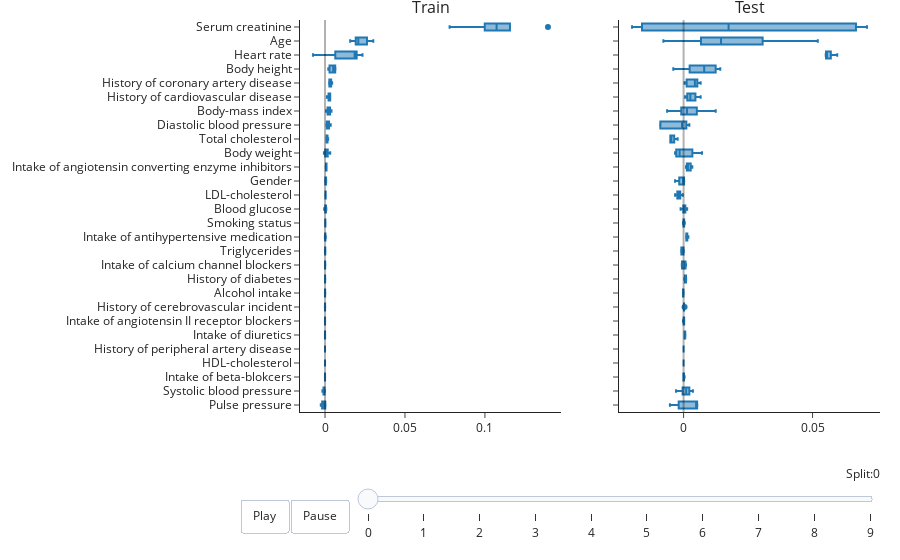
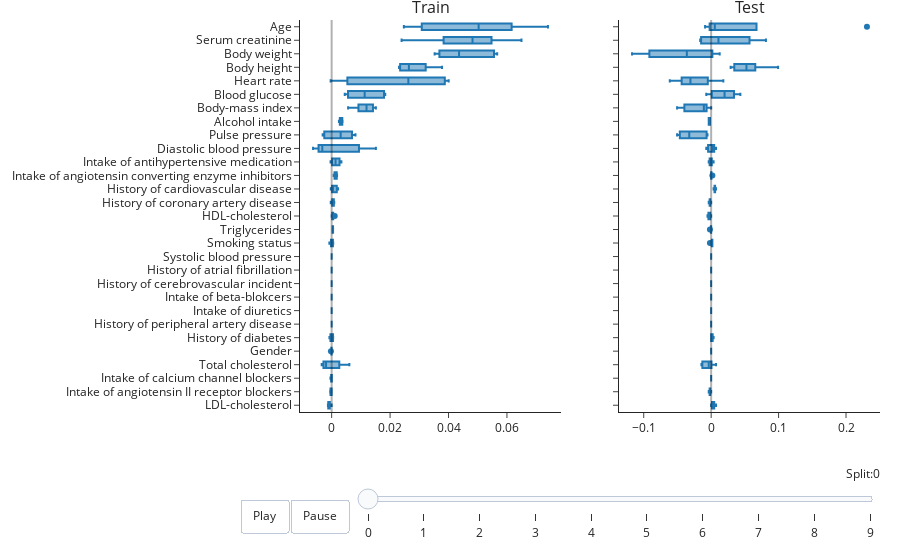
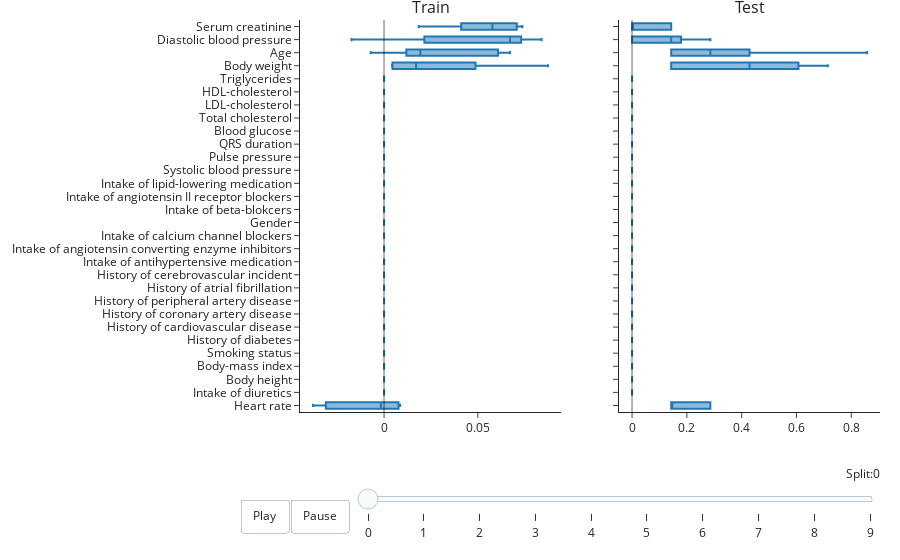
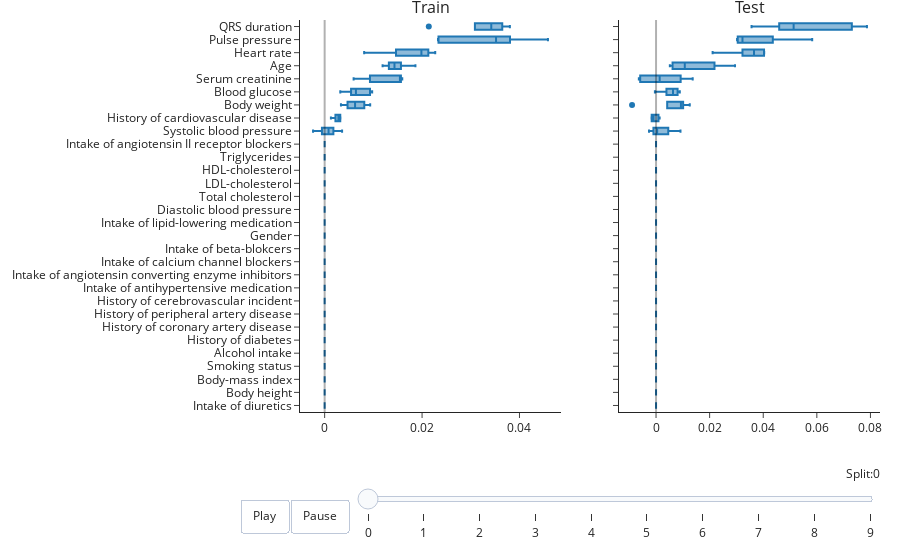

The cell these charts' notebook holds for them, in order:
### Code cell
COXNET_10_FOLD = '27253d3ffacc4a2a9d38e51c7628e730'
display_run_info(COXNET_10_FOLD)
feature_importance_iterations(load_subrun_results(COXNET_10_FOLD).items())

### Figure 1 — Plotly figure (JSON) as saved in the notebook; plotly's stock layout.template omitted (floating-point values rounded to 4 significant figures; data arrays with more than 128 entries replaced by an {"elided": "..."} marker saying what was removed)
{"data": [{"alignmentgroup": "True", "hovertemplate": "value=%{x}<br>variable=%{y}<extra></extra>", "legendgroup": "", "marker": {"color": "#1F77B4"}, "name": "", "notched": false, "offsetgroup": "", "orientation": "h", "showlegend": false, "type": "box", "x": {"elided": "140 float values"}, "x0": " ", "xaxis": "x", "y": {"elided": "140 str values"}, "y0": " ", "yaxis": "y"}, {"alignmentgroup": "True", "hovertemplate": "value=%{x}<br>variable=%{y}<extra></extra>", "legendgroup": "", "marker": {"color": "#1F77B4"}, "name": "", "notched": false, "offsetgroup": "", "orientation": "h", "showlegend": false, "type": "box", "x": {"elided": "140 float values"}, "x0": " ", "xaxis": "x2", "y": {"elided": "140 str values"}, "y0": " ", "yaxis": "y2"}], "layout": {"annotations": [{"font": {"size": 16}, "showarrow": false, "text": "Train", "x": 0.225, "xanchor": "center", "xref": "paper", "y": 1, "yanchor": "bottom", "yref": "paper"}, {"font": {"size": 16}, "showarrow": false, "text": "Test", "x": 0.775, "xanchor": "center", "xref": "paper", "y": 1, "yanchor": "bottom", "yref": "paper"}], "margin": {"b": 20, "l": 20, "r": 20, "t": 20}, "shapes": [{"line": {"width": 2}, "opacity": 0.3, "type": "line", "x0": 0, "x1": 0, "xref": "x", "y0": 0, "y1": 1, "yref": "y domain"}, {"line": {"width": 2}, "opacity": 0.3, "type": "line", "x0": 0, "x1": 0, "xref": "x2", "y0": 0, "y1": 1, "yref": "y2 domain"}], "sliders": [{"active": 0, "currentvalue": {"prefix": "Split:", "visible": true, "xanchor": "right"}, "len": 0.9, "pad": {"b": 10, "t": 50}, "steps": [{"args": [["0"], {"frame": {"duration": 300}, "mode": "immediate", "transition": {"duration": 300}}], "label": "0", "method": "animate"}, {"args": [["1"], {"frame": {"duration": 300}, "mode": "immediate", "transition": {"duration": 300}}], "label": "1", "method": "animate"}, {"args": [["2"], {"frame": {"duration": 300}, "mode": "immediate", "transition": {"duration": 300}}], "label": "2", "method": "animate"}, {"args": [["3"], {"frame": {"duration": 300}, "mode": "immediate", "transition": {"duration": 300}}], "label": "3", "method": "animate"}, {"args": [["4"], {"frame": {"duration": 300}, "mode": "immediate", "transition": {"duration": 300}}], "label": "4", "method": "animate"}, {"args": [["5"], {"frame": {"duration": 300}, "mode": "immediate", "transition": {"duration": 300}}], "label": "5", "method": "animate"}, {"args": [["6"], {"frame": {"duration": 300}, "mode": "immediate", "transition": {"duration": 300}}], "label": "6", "method": "animate"}, {"args": [["7"], {"frame": {"duration": 300}, "mode": "immediate", "transition": {"duration": 300}}], "label": "7", "method": "animate"}, {"args": [["8"], {"frame": {"duration": 300}, "mode": "immediate", "transition": {"duration": 300}}], "label": "8", "method": "animate"}, {"args": [["9"], {"frame": {"duration": 300}, "mode": "immediate", "transition": {"duration": 300}}], "label": "9", "method": "animate"}], "transition": {"duration": 300, "easing": "cubic-in-out"}, "x": 0.1, "xanchor": "left", "y": 0, "yanchor": "top"}], "updatemenus": [{"buttons": [{"args": [null, {"frame": {"duration": 500, "redraw": true}, "fromcurrent": true, "transition": {"duration": 300, "easing": "quadratic-in-out"}}], "label": "Play", "method": "animate"}, {"args": [[null], {"frame": {"duration": 0, "redraw": true}, "mode": "immediate", "transition": {"duration": 0}}], "label": "Pause", "method": "animate"}], "direction": "left", "pad": {"r": 10, "t": 87}, "showactive": false, "type": "buttons", "x": 0.1, "xanchor": "right", "y": 0, "yanchor": "top"}], "xaxis": {"anchor": "y", "domain": [0, 0.45]}, "xaxis2": {"anchor": "y2", "domain": [0.55, 1]}, "yaxis": {"anchor": "x", "domain": [0, 1], "tickmode": "linear"}, "yaxis2": {"anchor": "x2", "domain": [0, 1], "matches": "y", "showticklabels": false, "tickmode": "linear"}}}

### Figure 2 — Plotly figure (JSON) as saved in the notebook; plotly's stock layout.template omitted (floating-point values rounded to 4 significant figures; data arrays with more than 128 entries replaced by an {"elided": "..."} marker saying what was removed)
{"data": [{"alignmentgroup": "True", "hovertemplate": "value=%{x}<br>variable=%{y}<extra></extra>", "legendgroup": "", "marker": {"color": "#1F77B4"}, "name": "", "notched": false, "offsetgroup": "", "orientation": "h", "showlegend": false, "type": "box", "x": {"elided": "145 float values"}, "x0": " ", "xaxis": "x", "y": {"elided": "145 str values"}, "y0": " ", "yaxis": "y"}, {"alignmentgroup": "True", "hovertemplate": "value=%{x}<br>variable=%{y}<extra></extra>", "legendgroup": "", "marker": {"color": "#1F77B4"}, "name": "", "notched": false, "offsetgroup": "", "orientation": "h", "showlegend": false, "type": "box", "x": {"elided": "145 float values"}, "x0": " ", "xaxis": "x2", "y": {"elided": "145 str values"}, "y0": " ", "yaxis": "y2"}], "layout": {"annotations": [{"font": {"size": 16}, "showarrow": false, "text": "Train", "x": 0.225, "xanchor": "center", "xref": "paper", "y": 1, "yanchor": "bottom", "yref": "paper"}, {"font": {"size": 16}, "showarrow": false, "text": "Test", "x": 0.775, "xanchor": "center", "xref": "paper", "y": 1, "yanchor": "bottom", "yref": "paper"}], "margin": {"b": 20, "l": 20, "r": 20, "t": 20}, "shapes": [{"line": {"width": 2}, "opacity": 0.3, "type": "line", "x0": 0, "x1": 0, "xref": "x", "y0": 0, "y1": 1, "yref": "y domain"}, {"line": {"width": 2}, "opacity": 0.3, "type": "line", "x0": 0, "x1": 0, "xref": "x2", "y0": 0, "y1": 1, "yref": "y2 domain"}], "sliders": [{"active": 0, "currentvalue": {"prefix": "Split:", "visible": true, "xanchor": "right"}, "len": 0.9, "pad": {"b": 10, "t": 50}, "steps": [{"args": [["0"], {"frame": {"duration": 300}, "mode": "immediate", "transition": {"duration": 300}}], "label": "0", "method": "animate"}, {"args": [["1"], {"frame": {"duration": 300}, "mode": "immediate", "transition": {"duration": 300}}], "label": "1", "method": "animate"}, {"args": [["2"], {"frame": {"duration": 300}, "mode": "immediate", "transition": {"duration": 300}}], "label": "2", "method": "animate"}, {"args": [["3"], {"frame": {"duration": 300}, "mode": "immediate", "transition": {"duration": 300}}], "label": "3", "method": "animate"}, {"args": [["4"], {"frame": {"duration": 300}, "mode": "immediate", "transition": {"duration": 300}}], "label": "4", "method": "animate"}, {"args": [["5"], {"frame": {"duration": 300}, "mode": "immediate", "transition": {"duration": 300}}], "label": "5", "method": "animate"}, {"args": [["6"], {"frame": {"duration": 300}, "mode": "immediate", "transition": {"duration": 300}}], "label": "6", "method": "animate"}, {"args": [["7"], {"frame": {"duration": 300}, "mode": "immediate", "transition": {"duration": 300}}], "label": "7", "method": "animate"}, {"args": [["8"], {"frame": {"duration": 300}, "mode": "immediate", "transition": {"duration": 300}}], "label": "8", "method": "animate"}, {"args": [["9"], {"frame": {"duration": 300}, "mode": "immediate", "transition": {"duration": 300}}], "label": "9", "method": "animate"}], "transition": {"duration": 300, "easing": "cubic-in-out"}, "x": 0.1, "xanchor": "left", "y": 0, "yanchor": "top"}], "updatemenus": [{"buttons": [{"args": [null, {"frame": {"duration": 500, "redraw": true}, "fromcurrent": true, "transition": {"duration": 300, "easing": "quadratic-in-out"}}], "label": "Play", "method": "animate"}, {"args": [[null], {"frame": {"duration": 0, "redraw": true}, "mode": "immediate", "transition": {"duration": 0}}], "label": "Pause", "method": "animate"}], "direction": "left", "pad": {"r": 10, "t": 87}, "showactive": false, "type": "buttons", "x": 0.1, "xanchor": "right", "y": 0, "yanchor": "top"}], "xaxis": {"anchor": "y", "domain": [0, 0.45]}, "xaxis2": {"anchor": "y2", "domain": [0.55, 1]}, "yaxis": {"anchor": "x", "domain": [0, 1], "tickmode": "linear"}, "yaxis2": {"anchor": "x2", "domain": [0, 1], "matches": "y", "showticklabels": false, "tickmode": "linear"}}}

### Figure 3 — Plotly figure (JSON) as saved in the notebook; plotly's stock layout.template omitted (floating-point values rounded to 4 significant figures; data arrays with more than 128 entries replaced by an {"elided": "..."} marker saying what was removed)
{"data": [{"alignmentgroup": "True", "hovertemplate": "value=%{x}<br>variable=%{y}<extra></extra>", "legendgroup": "", "marker": {"color": "#1F77B4"}, "name": "", "notched": false, "offsetgroup": "", "orientation": "h", "showlegend": false, "type": "box", "x": {"elided": "150 float values"}, "x0": " ", "xaxis": "x", "y": {"elided": "150 str values"}, "y0": " ", "yaxis": "y"}, {"alignmentgroup": "True", "hovertemplate": "value=%{x}<br>variable=%{y}<extra></extra>", "legendgroup": "", "marker": {"color": "#1F77B4"}, "name": "", "notched": false, "offsetgroup": "", "orientation": "h", "showlegend": false, "type": "box", "x": {"elided": "150 float values"}, "x0": " ", "xaxis": "x2", "y": {"elided": "150 str values"}, "y0": " ", "yaxis": "y2"}], "layout": {"annotations": [{"font": {"size": 16}, "showarrow": false, "text": "Train", "x": 0.225, "xanchor": "center", "xref": "paper", "y": 1, "yanchor": "bottom", "yref": "paper"}, {"font": {"size": 16}, "showarrow": false, "text": "Test", "x": 0.775, "xanchor": "center", "xref": "paper", "y": 1, "yanchor": "bottom", "yref": "paper"}], "margin": {"b": 20, "l": 20, "r": 20, "t": 20}, "shapes": [{"line": {"width": 2}, "opacity": 0.3, "type": "line", "x0": 0, "x1": 0, "xref": "x", "y0": 0, "y1": 1, "yref": "y domain"}, {"line": {"width": 2}, "opacity": 0.3, "type": "line", "x0": 0, "x1": 0, "xref": "x2", "y0": 0, "y1": 1, "yref": "y2 domain"}], "sliders": [{"active": 0, "currentvalue": {"prefix": "Split:", "visible": true, "xanchor": "right"}, "len": 0.9, "pad": {"b": 10, "t": 50}, "steps": [{"args": [["0"], {"frame": {"duration": 300}, "mode": "immediate", "transition": {"duration": 300}}], "label": "0", "method": "animate"}, {"args": [["1"], {"frame": {"duration": 300}, "mode": "immediate", "transition": {"duration": 300}}], "label": "1", "method": "animate"}, {"args": [["2"], {"frame": {"duration": 300}, "mode": "immediate", "transition": {"duration": 300}}], "label": "2", "method": "animate"}, {"args": [["3"], {"frame": {"duration": 300}, "mode": "immediate", "transition": {"duration": 300}}], "label": "3", "method": "animate"}, {"args": [["4"], {"frame": {"duration": 300}, "mode": "immediate", "transition": {"duration": 300}}], "label": "4", "method": "animate"}, {"args": [["5"], {"frame": {"duration": 300}, "mode": "immediate", "transition": {"duration": 300}}], "label": "5", "method": "animate"}, {"args": [["6"], {"frame": {"duration": 300}, "mode": "immediate", "transition": {"duration": 300}}], "label": "6", "method": "animate"}, {"args": [["7"], {"frame": {"duration": 300}, "mode": "immediate", "transition": {"duration": 300}}], "label": "7", "method": "animate"}, {"args": [["8"], {"frame": {"duration": 300}, "mode": "immediate", "transition": {"duration": 300}}], "label": "8", "method": "animate"}, {"args": [["9"], {"frame": {"duration": 300}, "mode": "immediate", "transition": {"duration": 300}}], "label": "9", "method": "animate"}], "transition": {"duration": 300, "easing": "cubic-in-out"}, "x": 0.1, "xanchor": "left", "y": 0, "yanchor": "top"}], "updatemenus": [{"buttons": [{"args": [null, {"frame": {"duration": 500, "redraw": true}, "fromcurrent": true, "transition": {"duration": 300, "easing": "quadratic-in-out"}}], "label": "Play", "method": "animate"}, {"args": [[null], {"frame": {"duration": 0, "redraw": true}, "mode": "immediate", "transition": {"duration": 0}}], "label": "Pause", "method": "animate"}], "direction": "left", "pad": {"r": 10, "t": 87}, "showactive": false, "type": "buttons", "x": 0.1, "xanchor": "right", "y": 0, "yanchor": "top"}], "xaxis": {"anchor": "y", "domain": [0, 0.45]}, "xaxis2": {"anchor": "y2", "domain": [0.55, 1]}, "yaxis": {"anchor": "x", "domain": [0, 1], "tickmode": "linear"}, "yaxis2": {"anchor": "x2", "domain": [0, 1], "matches": "y", "showticklabels": false, "tickmode": "linear"}}}

### Figure 4 — Plotly figure (JSON) as saved in the notebook; plotly's stock layout.template omitted (floating-point values rounded to 4 significant figures; data arrays with more than 128 entries replaced by an {"elided": "..."} marker saying what was removed)
{"data": [{"alignmentgroup": "True", "hovertemplate": "value=%{x}<br>variable=%{y}<extra></extra>", "legendgroup": "", "marker": {"color": "#1F77B4"}, "name": "", "notched": false, "offsetgroup": "", "orientation": "h", "showlegend": false, "type": "box", "x": {"elided": "150 float values"}, "x0": " ", "xaxis": "x", "y": {"elided": "150 str values"}, "y0": " ", "yaxis": "y"}, {"alignmentgroup": "True", "hovertemplate": "value=%{x}<br>variable=%{y}<extra></extra>", "legendgroup": "", "marker": {"color": "#1F77B4"}, "name": "", "notched": false, "offsetgroup": "", "orientation": "h", "showlegend": false, "type": "box", "x": {"elided": "150 float values"}, "x0": " ", "xaxis": "x2", "y": {"elided": "150 str values"}, "y0": " ", "yaxis": "y2"}], "layout": {"annotations": [{"font": {"size": 16}, "showarrow": false, "text": "Train", "x": 0.225, "xanchor": "center", "xref": "paper", "y": 1, "yanchor": "bottom", "yref": "paper"}, {"font": {"size": 16}, "showarrow": false, "text": "Test", "x": 0.775, "xanchor": "center", "xref": "paper", "y": 1, "yanchor": "bottom", "yref": "paper"}], "margin": {"b": 20, "l": 20, "r": 20, "t": 20}, "shapes": [{"line": {"width": 2}, "opacity": 0.3, "type": "line", "x0": 0, "x1": 0, "xref": "x", "y0": 0, "y1": 1, "yref": "y domain"}, {"line": {"width": 2}, "opacity": 0.3, "type": "line", "x0": 0, "x1": 0, "xref": "x2", "y0": 0, "y1": 1, "yref": "y2 domain"}], "sliders": [{"active": 0, "currentvalue": {"prefix": "Split:", "visible": true, "xanchor": "right"}, "len": 0.9, "pad": {"b": 10, "t": 50}, "steps": [{"args": [["0"], {"frame": {"duration": 300}, "mode": "immediate", "transition": {"duration": 300}}], "label": "0", "method": "animate"}, {"args": [["1"], {"frame": {"duration": 300}, "mode": "immediate", "transition": {"duration": 300}}], "label": "1", "method": "animate"}, {"args": [["2"], {"frame": {"duration": 300}, "mode": "immediate", "transition": {"duration": 300}}], "label": "2", "method": "animate"}, {"args": [["3"], {"frame": {"duration": 300}, "mode": "immediate", "transition": {"duration": 300}}], "label": "3", "method": "animate"}, {"args": [["4"], {"frame": {"duration": 300}, "mode": "immediate", "transition": {"duration": 300}}], "label": "4", "method": "animate"}, {"args": [["5"], {"frame": {"duration": 300}, "mode": "immediate", "transition": {"duration": 300}}], "label": "5", "method": "animate"}, {"args": [["6"], {"frame": {"duration": 300}, "mode": "immediate", "transition": {"duration": 300}}], "label": "6", "method": "animate"}, {"args": [["7"], {"frame": {"duration": 300}, "mode": "immediate", "transition": {"duration": 300}}], "label": "7", "method": "animate"}, {"args": [["8"], {"frame": {"duration": 300}, "mode": "immediate", "transition": {"duration": 300}}], "label": "8", "method": "animate"}, {"args": [["9"], {"frame": {"duration": 300}, "mode": "immediate", "transition": {"duration": 300}}], "label": "9", "method": "animate"}], "transition": {"duration": 300, "easing": "cubic-in-out"}, "x": 0.1, "xanchor": "left", "y": 0, "yanchor": "top"}], "updatemenus": [{"buttons": [{"args": [null, {"frame": {"duration": 500, "redraw": true}, "fromcurrent": true, "transition": {"duration": 300, "easing": "quadratic-in-out"}}], "label": "Play", "method": "animate"}, {"args": [[null], {"frame": {"duration": 0, "redraw": true}, "mode": "immediate", "transition": {"duration": 0}}], "label": "Pause", "method": "animate"}], "direction": "left", "pad": {"r": 10, "t": 87}, "showactive": false, "type": "buttons", "x": 0.1, "xanchor": "right", "y": 0, "yanchor": "top"}], "xaxis": {"anchor": "y", "domain": [0, 0.45]}, "xaxis2": {"anchor": "y2", "domain": [0.55, 1]}, "yaxis": {"anchor": "x", "domain": [0, 1], "tickmode": "linear"}, "yaxis2": {"anchor": "x2", "domain": [0, 1], "matches": "y", "showticklabels": false, "tickmode": "linear"}}}
